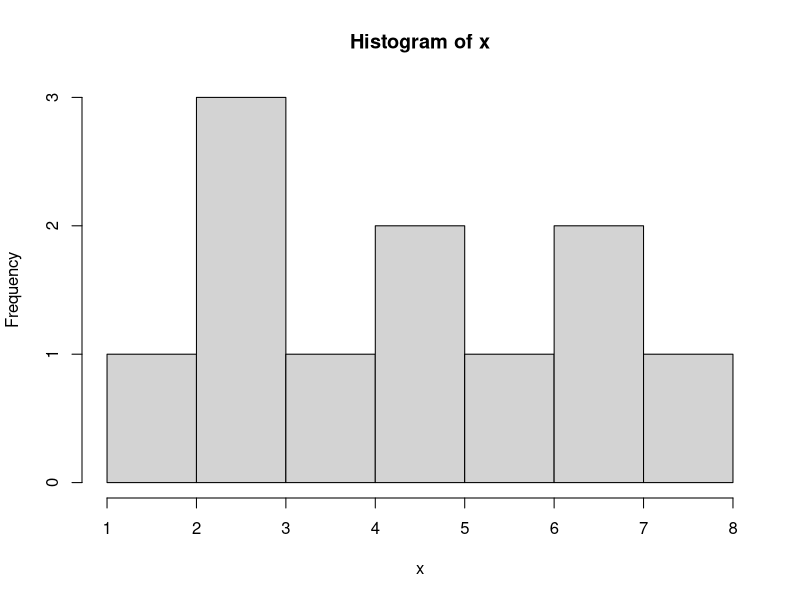
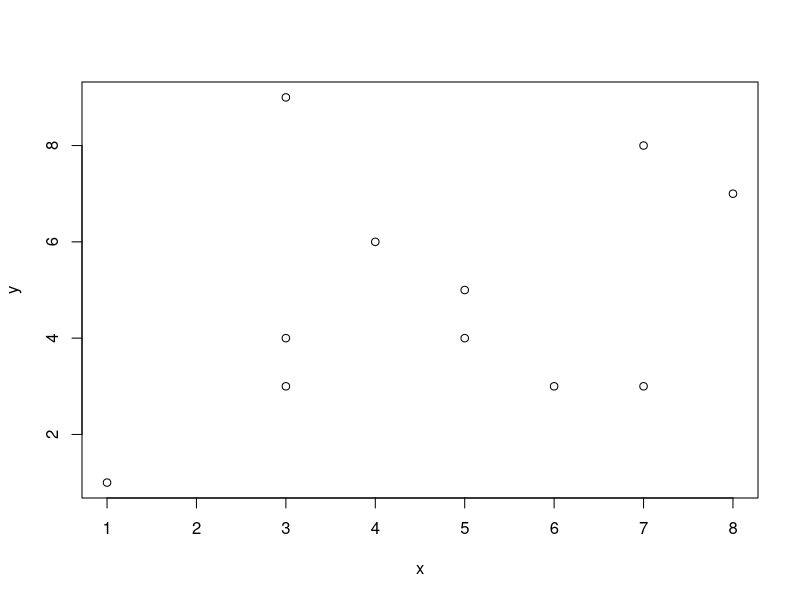
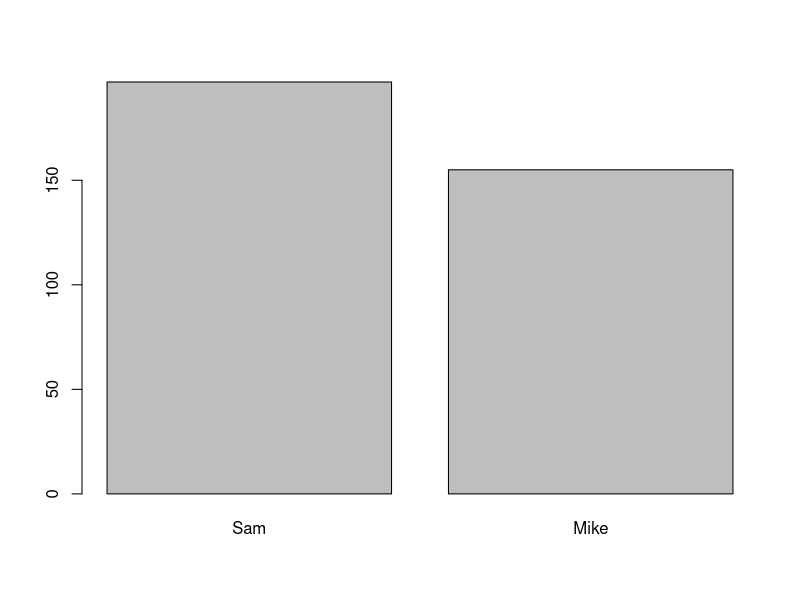

Recreate these plots in R, in order.
## ---- chunk 1
# everything in this grey box can be run by the R coding language. 
# If we want to put any notes into these coding blocks, we need to turn them into comments 
# by starting the line with a hashtag#. This will tell R to ignore whatever else is in the line. 

# Let's actually make something we can run now and run it by hitting the green arrow at the top of the 
# block
2+2

# You should be able to see the output below you and in the console window. 
## ---- chunk 2
# Hitting the green arrow at the top of the block will run everything in the block, but let's figure out 
# how to run stuff line be line. 
# We can run just one line of code by hitting command + return on a Mac or control + enter for Windows 
# and Linux. 
# Run just the 3+6 command below be selecting the line and hitting command+enter.  
20+40
3+6
17+31

# This is how we are usually going to run the code in our blocks. 
## ---- chunk 3
#Whenever we calculate or create something in R, we can save what we made as a variable to be used later.
# we do this by specifying a variable name and then saying it is equal to something we make. 
# For example
x = 2+2

#We have saved the output of 2+2 in a variable called x, now we can look at the variable using print()
print(x)
## ---- chunk 4
# Ok, so we have done some basic addition, but let's make R do something more interesting. let's look at 
# some of the special functions that are built into R that can do special tasks. 

# we can use c() to create a vector of different objects ( a vector is like a list)
x=c(3,6,2,7)

# We can get R to calculate the mean of our vector
mean(x)

# or we can get it to calculate the standard deviation of the values in our vector.
sd(x)
## ---- chunk 5
# The single most important function in R is the help() function. This can be used to get 
# information on any of the other functions in R. 

# Try tunning help() on the mean function we used earlier. A window should pop up on the lower right
help(mean)

# even for a simple function like mean, there is a lot of information here. The most important sections 
# are Usage and Arguments. Usage will show you how the function should look when it is typed into the 
# console or script. Usage also shows you what the default values are for each argument. 
# The arguments section explains all of the difference arguments of the function. It explains to you what
# the different arguments do and what those arguments can accept as inputs. This is probably a good time 
# to explain the different ways you can specify argument inputs. 

# Let's create another vector real quick. 
x=c(1,2,4,7,NA,4,3,7,9,5)

# If we want to calculate the mean of our vector while trimming off 10% of the observations and removing 
# the NA value, we can either:

# A) put all of the inputs directly into the function IN ORDER
mean(x,0.1,TRUE)

# B) specify the values we want for each argument in any order we like.
mean(x=x, na.rm = TRUE, trim = 0.1)
## ---- chunk 6
# R has some good built in functions, but the true beauty of R is in its open-source packages. There is 
# an R package for basically every problem you can imagine, you just need to figure out what the package 
# is called and how it works.

# There are a couple of steps to using a package. we will go through these steps for the boot 
# package that some of you will use later, but we will not actually do anything with boot yet.

# First you install the package with 
install.packages("boot")

#Then you load the package with
library(boot)
# and you are now ready to use it!

# It is important to note that the help() function also works with functions from packages!
help(boot)

# You might notice that the help file you just brought up is pretty... complicated. 
# Help files often contain extremely technical explanations, and it takes practice to learn how 
# to read them correctly. We will help guide you to the right parts of the help files in the workshop
## ---- chunk 7
# Dataframes are the main way in which R stores data. We will not use them too much today, but it is 
# important that you learn at least a little about them. 

# Here is a super basic dataframe.
data = data.frame(name=c("Sam","Mike"), height_cm=c(197,155))

#let's take a look at it
View(data)

# We can select one of our columns using dataframe$column_name
data$height_cm

# and we can select a row using dataframe[row_number,]
data[1,]
## ---- chunk 8
# let's go over some of the basics of making plots in R. R has pretty good plotting software built into 
# it, so we are going to be using that today.

# Let's make a couple of vectors
x = c(1,5,8,3,7,3,5,3,6,4,7)
y = c(1,4,7,3,8,9,5,4,3,6,3)

# We can make a histogram using one vector as inputs using hist()
hist(x)

# We can make a scatter plot or a line graph using two vectors with plot()
plot(x,y)

# We can also extract our inputs from a dataframe. Let's use our dataframe to make a barplot.
barplot(data$height_cm, names.arg=data$name)
